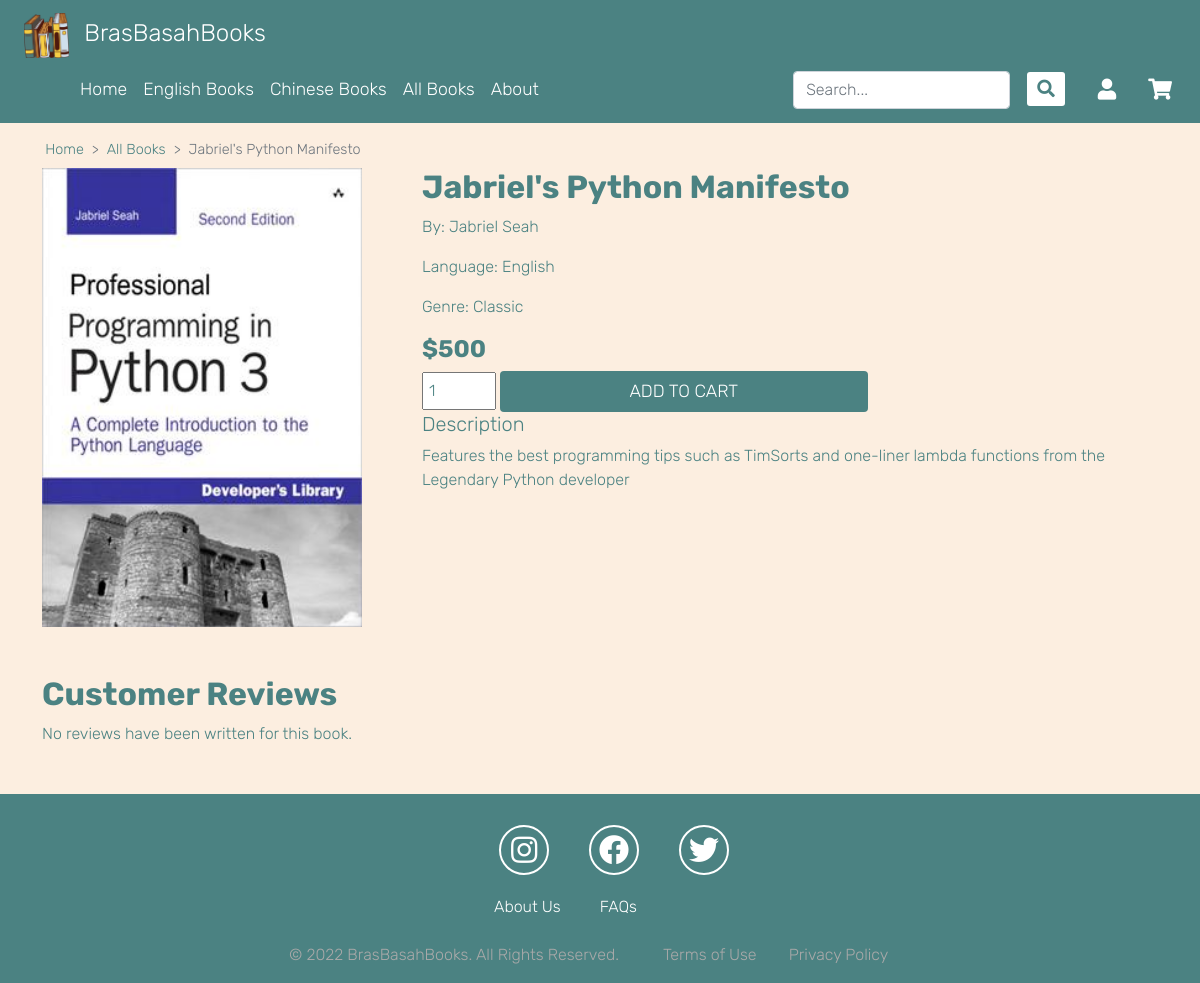
Page /book/19a4cc17-117a-4a20-8ad6-cc3c243e68a7 on the committed database.
### tables this page shows
CREATE TABLE Books (
    book_id TEXT NOT NULL,
    language TEXT NOT NULL,
    genre TEXT NOT NULL,
    title TEXT NOT NULL,
    stock INTEGER NOT NULL,
    price INTEGER NOT NULL,
    author TEXT NOT NULL,
    description TEXT NOT NULL,
    cover_img TEXT NOT NULL,
    PRIMARY KEY (book_id)
);

### __init__.py (the view)
@app.route("/book/<book_id>", methods=["GET", "POST"])
@limiter.limit("10/second", override_defaults=False)
def book_info(book_id):
    book_data = dbf.retrieve_book(book_id)
    if book_data is None:
        abort(404)
    book = Book(*book_data)
    reviews = []  # Empty list for now
    return render_template("book_info.html", book=book, reviews=reviews)

### Book.py (called while the page is built)
    @property
    def cover_img(self):
        return BOOK_IMG_UPLOAD_FOLDER + self._cover_img

### __init__.py (called while the page is built, shortened)
def get_user():
    user_session = retrieve_user_session(request)

@app.before_request
def before_request():
    flask_global.user = get_user()  # Get user

### db_fetch/book.py (called while the page is built)
def retrieve_book(id_of_book: str) -> Union[tuple, None]:
    return retrieve_db("Books", book_id=id_of_book, fetchone=True)

### db_fetch/general.py (called while the page is built)
def execute_db(query: str, parameters, fetchone=False) -> Union[list[tuple], tuple, None]:
    assert query.strip().endswith(";"), 'Must end SQL query with ";"'
    with closing(sqlite3.connect(DATABASE)) as connection:
        with connection:
            cursor = connection.cursor()
            retrieved = cursor.execute(query, parameters)
            if fetchone:
                data = retrieved.fetchone()
            else:
                data = retrieved.fetchall()
            return data
    raise RuntimeError("Unknown critical error!")

### session_handler/UserSession.py (called while the page is built)
def retrieve_user_session(request) -> Union[UserSession, None]:
    return _gcv(request, USER_SESSION_NAME)

### session_handler/session_handler.py (called while the page is built)
def retrieve_session(session:str) -> Union[Any, None]:
    if session:  # If session is not empty
        try:
            values = session.encode().split(_SEPARATOR)
            a = digest(_SECRET_KEY, values[0], "sha256")
            b = b64decode(values[-1])
            if compare_digest(a, b):
                return loads(b64decode(values[0]))
        except Exception:
            return None

def get_cookie_value(request, name:str) -> Union[Any, None]:
    return retrieve_session(request.cookies.get(name))

### templates/book_info.html (shortened to what this page needs)
{% extends "base.html" %}
{% block stylesheets %}
<link rel="stylesheet" href="/static/css/books.css">
{% endblock %}
{% block content %}
{% from "includes/_render_breadcrumb.html" import render_breadcrumb %}
{{ render_breadcrumb({
  "Home": url_for("home"),
  "All Books": url_for("books", sort_this="all"),
  book.title: "#"
}) }}
<div class="row book-info mb-5">
  <div class="col-4">
    <img src="{{ book.cover_img }}">
  </div>
  <div class="col-8">
    <h2>{{ book.title }}</h2>
    <p>By: {{ book.author }}</p>
    <p>Language: <span>{{ book.language }}</span></p>
    <p>Genre: <span>{{ book.genre }}</span></p>
    <h4>$<span>{{ book.price }}</span></h4>
    <form method="POST" action="{{ url_for('add_to_cart') }}">
      <input type="number" class="quantity-selector" name="quantity" min="1" value="1">
      <input type="submit" class="btn add-cart-button" value="ADD TO CART">
    </form>
    <h5>Description</h5>
    <p>{{ book.description }}</p>
  </div>
</div>
<h2 class="review-header">Customer Reviews</h2>
<div>
{% if reviews %}
  {% for review in reviews %}
    ...
  {% endfor %}
{% else %}
  No reviews have been written for this book.
{% endif %}
</div>
{% endblock %}

### templates/base.html (shortened to what this page needs)
<!DOCTYPE html>
<html lang="en" class="h-100">
<head>
  <link href="https://cdn.jsdelivr.net/npm/bootstrap@5.1.3/dist/css/bootstrap.min.css" rel="stylesheet">
  <link rel="stylesheet" href="/static/css/standard.css">
  {% block stylesheets %}
  {% endblock %}
  <link rel="stylesheet" href="https://use.fontawesome.com/releases/v5.15.4/css/all.css">
</head>
<body class="d-flex flex-column h-100">
  <header>
    {% block navbar %}
      {% include 'includes/_navbar.html' %}
    {% endblock %}
  </header>
  <main role="main" class="flex-shrink-0">
    <div class="container mt-sm-3 mb-sm-5">
      {% block content %}
      {% endblock %}
    </div>
  </main>
  {% block footer %}
    {% include 'includes/_footer.html' %}
  {% endblock %}
  <link rel="stylesheet" href="https://code.jquery.com/ui/1.13.1/themes/base/jquery-ui.css">
</body>
</html>

### templates/includes/_navbar.html (shortened to what this page needs)
{% set is_logged_in = g.user is not none %}
{% set is_admin = is_logged_in and g.user.is_admin %}
<nav class="navbar brand-nav d-none d-lg-block">
  <div class="container-fluid">
    <a class="navbar-brand" href="/">
      <img src="/static/img/bbblogo.png" alt="BrasBasahBooks Logo" class="d-inline-block" id="logo">
      <span id="store_name">BrasBasahBooks</span>
    </a>
  </div>
</nav>
<nav class="navbar navbar-expand-lg d-none d-lg-block">
  <div class="container-fluid">
      <ul class="navbar-nav">
      {% if is_admin %}
        <li class="nav-item">
          <a class="nav-link" href="{{ url_for('add_book') }}" id="first-nav-item">Add Book</a>
        </li>
        <li class="nav-item">
          <a class="nav-link" href="{{ url_for('inventory') }}">Inventory</a>
        </li>
        <li class="nav-item">
          <a class="nav-link" href="{{ url_for('manage_orders') }}">Manage Orders</a>
        </li>
        <li class="nav-item">
          <a class="nav-link" href="{{ url_for('manage_accounts') }}">Manage Accounts</a>
        </li>
      {% else %}
        <li class="nav-item">
          <a class="nav-link" href="{{ url_for('home') }}" id="first-nav-item">Home</a>
        </li>
        <li class="nav-item">
          <a class="nav-link" href="/all_books/English">English Books</a>
        </li>
        <li class="nav-item">
          <a class="nav-link" href="/all_books/Chinese">Chinese Books</a>
        </li>
        <li class="nav-item">
          <a class="nav-link" href="{{ url_for('books', sort_this='all') }}">All Books</a>
        </li>
        <li class="nav-item">
          <a class="nav-link" href="{{ url_for('about') }}">About</a>
        </li>
      {% endif %}
      </ul>
      <ul class="nav justify-content-end">
        {% if not is_admin %}
        <form class="d-flex" method="GET" action="{{ url_for('books', sort_this='all') }}">
          <li class="">
            <input name="q" class="form-control" type="search" placeholder="Search..." aria-label="Search" id="search-field" required>
          </li>
          <li class="">
            <button class="btn nav-link" type="submit"><i class="fa fa-search"></i></button>
          </li>
        </form>
        {% endif %}
        <li class="nav-item {{ 'me-2' if is_admin }}">
          <div class="dropdown">
            <a class="nav-link" href="{{ url_for('account' if is_logged_in else 'login') }}"><i class="fa fa-user nav-icon"></i></a>
          </div>
        </li>
        {% if not is_admin %}
        <li class="nav-item">
          <a class="nav-link" href="{{ url_for('cart') }}"><i class="fa fa-shopping-cart nav-icon"></i></a>
        </li>
        {% endif %}
      </ul>
  </div>
</nav>

### templates/includes/_render_breadcrumb.html
{% macro render_breadcrumb(name_to_target_dict) %}
  <nav class="breadcrumb-divider-style" aria-label="breadcrumb">
    <ol class="breadcrumb">
      {% for name, target in name_to_target_dict.items() %}
        {% if target == "#" %}
          <li class="breadcrumb-item active" aria-current="page">{{ name }}</li>
        {% else %}
          <li class="breadcrumb-item"><a href="{{ target }}">{{ name }}</a></li>
        {% endif %}
      {% endfor %}
    </ol>
  </nav>
{% endmacro %}

### templates/includes/_footer.html
<footer class="footer mt-auto pt-3">
  <div class="row justify-content-center">
    <div class="col-lg-3 col-md-6 col-9">
      <a href="https://www.instagram.com/nanyangpoly/" target="_blank" class="fab fa-instagram"></a>
      <a href="https://www.facebook.com/nanyangpoly/" target="_blank" class="fab fa-facebook"></a>
      <a href="https://twitter.com/nyptweets" target="_blank" class="fab fa-twitter"></a>
    </div>
  </div>
  <div class="row justify-content-center">
    <div class="col-lg-3 col-md-6 col-9">
        <a href="{{ url_for('about') }}" class="footer-link">About Us</a>
        <a href="/faq" class="footer-link">FAQs</a>
    </div>
  </div>
  <br>
  <div class="row justify-content-center">
    <div class="col-lg-4 col-md-6 col-11">
        <p id="copyright">&copy; 2022 BrasBasahBooks. All Rights Reserved. </p>
    </div>
    <div class="col-lg-3 col-md-5 col-8">
      <a href="/tos" class="footer-link2">Terms of Use</a>
      <a href="/pp" class="footer-link2">Privacy Policy</a>
    </div>
  </div>
</footer>

### static/css/standard.css (style rules this page uses)
html { scroll-behavior: smooth; }
body { background-color: #FCEEE0; font-family: Rubik, Tahoma, sans-serif; color: #4b8282; overflow-x: hidden; }
main { min-height: 620px; }
ul { list-style-type: none; }
.brand-nav { padding-bottom: 0px; }
.navbar { background-color: #4b8282; }
#logo { width: 45px; height: 45px; margin-left: 5%; }
#store_name { color: white; font-size: 1.2em; font-family: Rubik, Verdana, Tahoma, sans-serif; margin-left: 10px; }
.navbar-expand-lg { padding-top: 0; }
#first-nav-item { margin-left: 60px; }
header .nav-link, footer .nav-link { font-size: 1.1em; color: white; transition: none; }
#search-field { margin-top: 8px; }
.fa-search { background: white; color: #4b8282; border-radius: 3px; padding: 8px 10px 8px 10px; }
.nav-icon { font-size: 1.2em; margin-top: 8px; }
.dropdown { position: relative; display: inline-block; }
.breadcrumb { margin-bottom: 0.5rem; margin-left: 0.2rem; font-size: 0.9rem; }
.breadcrumb-item a { color:#4b8282; text-decoration: none; }
footer { background: #4b8282; }
.fa-facebook, .fa-twitter, .fa-instagram { text-decoration: none; float: left; padding: 8px; font-size: 30px !important; width: 50px; text-align: center; margin-top: 15px; margin-left: 40px !important; margin-bottom: 20px; border-radius: 50%; color: white; border: 2px solid white; margin-left: 65px; }
#copyright { text-align: right; margin-right: 20px; }
#copyright, .footer-link2 { color: darkgray; }
.footer-link { color: white; text-decoration: none; margin-left: 35px; }
.footer-link2 { margin-right: 28px; text-decoration: none; }
.breadcrumb-divider-style { --bs-breadcrumb-divider: '>'; }

### static/css/books.css (style rules this page uses)
.book-info img { width: 90%; }
.book-info { margin-bottom: 25px; }
.book-info h2, .book-info h4, .review-header { font-weight: bolder; }
.quantity-selector { width: 10%; padding: 5px; color: #4b8282; }
.add-cart-button { background: #4b8282; color: white; width: 50%; font-size: 1.1em; }

### rows in the picture
Books: title "Jabriel's Python Manifesto", cover_img (picture), author "Jabriel Seah", language "English", genre "Classic", price "500", description "Features the best programming tips such as TimSorts and one-liner lambda functions from the Legendary Python developer"

### other values in the picture
{{ name }} "Home" "All Books"
